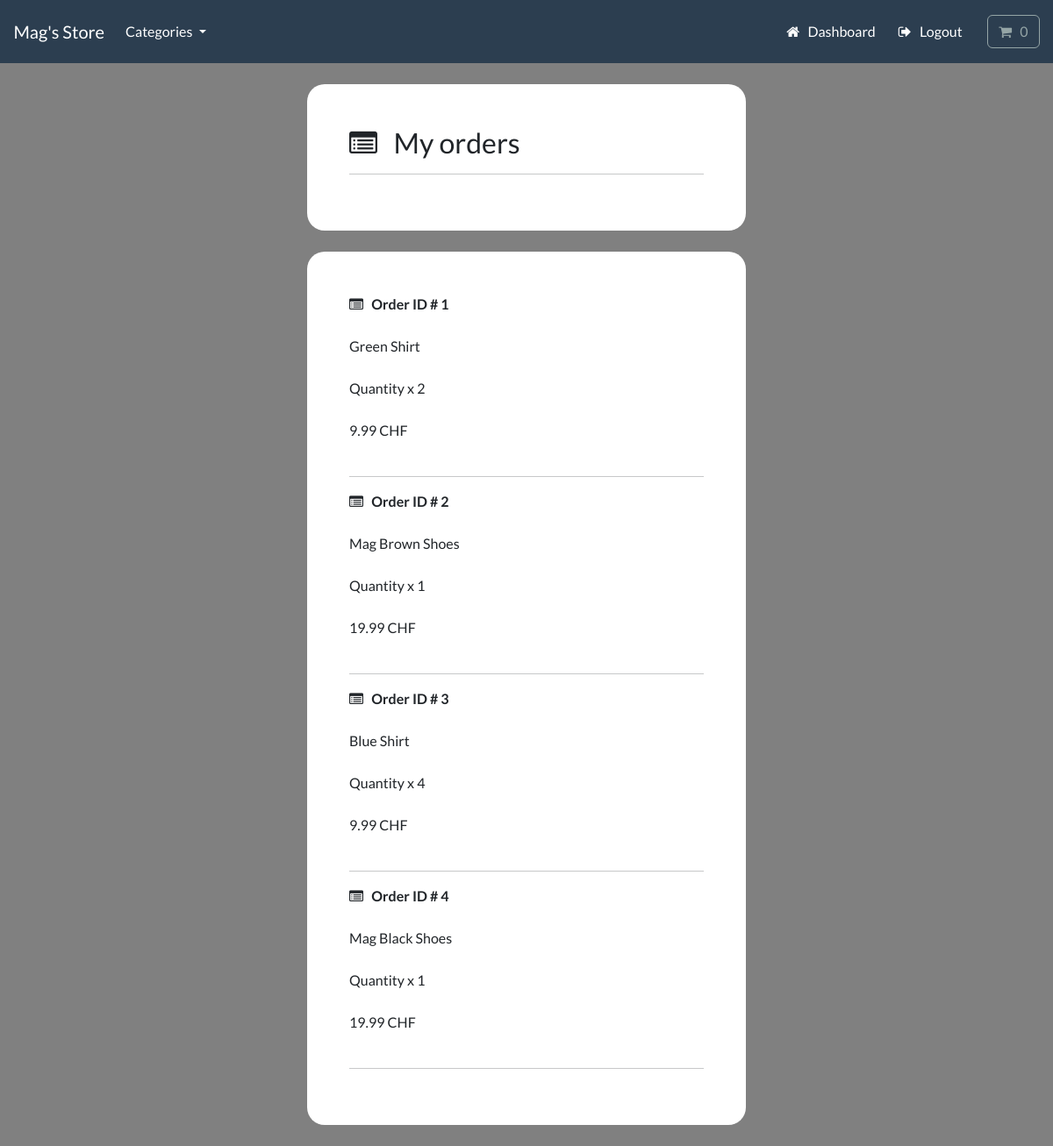
Page /account/track-orders (signed in) on the earlier database version.
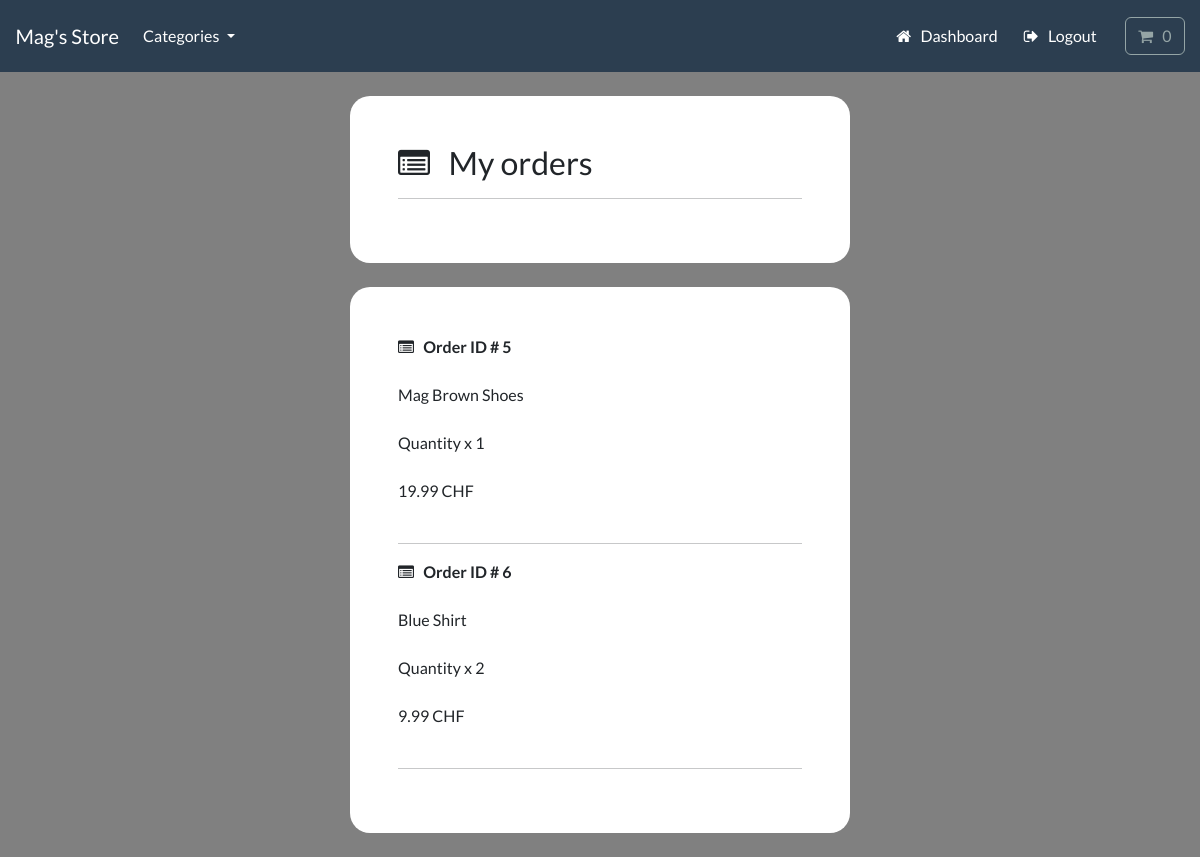
Same page on the later database version.
### payment/models.py (models this page shows, shortened)
class OrderItem(models.Model):
    order = models.ForeignKey(Order, on_delete=models.CASCADE, null=True)
    product = models.ForeignKey(Product, on_delete=models.CASCADE, null=True)
    quantity = models.PositiveBigIntegerField(default=1)
    price = models.DecimalField(max_digits=8, decimal_places=2)
    user = models.ForeignKey(User, on_delete=models.CASCADE, null=True, blank=True)

### store/models.py (models this page shows, shortened)
class Product(models.Model):
    category = models.ForeignKey(Category, related_name='product', on_delete=models.CASCADE, null=True)
    title = models.CharField(max_length=250)
    brand = models.CharField(max_length=250, default='un-branded')
    description = models.TextField(blank=True)
    slug = models.SlugField(max_length=250)
    price = models.DecimalField(max_digits=4, decimal_places=2)
    image = models.ImageField(upload_to='images/')
    class Meta:
        verbose_name_plural = 'products'
    def __str__(self):
        return self.title

### account/views.py (the view)
# urls.py: path('track-orders', views.track_orders, name='track-orders'),
@login_required(login_url='my-login')
def track_orders(request):
    try:
        orders = OrderItem.objects.filter(user=request.user)
        context = {'orders': orders}
        return render(request, 'account/track-orders.html', context=context)
    except:
        return render(request, 'account/track-orders.html', context=context)

### cart/cart.py (called while the page is built)
    def __len__(self):
        return sum(item['qty'] for item in self.cart.values())

### cart/context_processors.py (called while the page is built)
def cart(request):
    return {'cart': Cart(request)}

### store/models.py (called while the page is built)
    def get_absolute_url(self):
        return reverse('list-category', args=[self.slug])

### store/views.py (called while the page is built)
def categories(request):
    all_categories = Category.objects.all()
    return {'all_categories': all_categories}

### account/templates/account/track-orders.html (shortened to what this page needs)
{% include "store/base.html" %}
{% load static %}
{% load crispy_forms_tags %}
{% block content %}
<body>
    <br>
    <div class="container bg-white shadow-md p-5 form-layout">
        <h3> <i class="fa fa-list-alt" aria-hidden="true"></i> &nbsp; My orders </h3>
        <hr>
    </div>
    <br>
    <div class="container bg-white shadow-md p-5 form-layout">
        {% for order in orders %}
        <strong> <i class="fa fa-list-alt" aria-hidden="true"></i> &nbsp; Order ID # {{ order.id }} </strong>
        <br> <br>
        {{ order.product }}
        <br> <br>
        Quantity x {{ order.quantity }}
        <br> <br>
        {{ order.price }} CHF
        <br> <br>
        <hr>
        {% endfor %}
    </div>
    <br>
</body>
{% endblock %}

### store/templates/store/base.html (shortened to what this page needs)
{% load static %}
<!DOCTYPE html>
<html>
    <head>
        <link rel="stylesheet" href="https://bootswatch.com/5/flatly/bootstrap.min.css">
        <link rel="stylesheet" href="https://cdnjs.cloudflare.com/ajax/libs/font-awesome/4.7.0/css/font-awesome.min.css">
        <link rel="stylesheet" href="{% static 'css/styles.css' %}"
    </head>
    <nav class="navbar navbar-expand-lg bg-primary justify-content-center">
        <a class="navbar-brand main-heading text-white" href="{% url 'store' %}">
        &nbsp; &nbsp; Mag's Store
        </a>
        <div class="collapse navbar-collapse" id="navbarCollapse">
            <ul class="navbar-nav me-auto mb-2 mb-md-0">
                <li class="nav-item dropdown">
                    <a class="nav-link dropdown-toggle text-white" href="#" id="navbarDropdown" role="button"
                    data-bs-toggle="dropdown" aria-expanded="false">
                        Categories
                    </a>
                </li>
            </ul>
        </div>
        <div class="collapse navbar-collapse text-center" id="navbarNavDropdown">
            <ul class="navbar-nav ms-auto">
                {% if user.is_authenticated %}
                    <li class="nav-item">
                        <a class="btn btn-alert navbar-btn text-white" type="button"  href="{% url 'dashboard' %}"><i class="fa fa-home" aria-hidden="true"></i> &nbsp; Dashboard </a>
                    </li>
                {% else %}
                    <li class="nav-item">
                        <a class="btn btn-alert navbar-btn text-white" type="button"  href="{% url 'register' %}"><i class="fa fa-user-plus" aria-hidden="true"></i> &nbsp; Register </a>
                    </li>
                {% endif %}
                {% if user.is_authenticated %}
                    <li class="nav-item">
                        <a class="btn btn-alert navbar-btn text-white" type="button"  href="{% url 'user-logout' %}"><i class="fa fa-sign-out" aria-hidden="true"></i> &nbsp; Logout </a>
                    </li>
                {% else %}
                    <li class="nav-item">
                        <a class="btn btn-alert navbar-btn text-white" type="button"  href="{% url 'my-login' %}"><i class="fa fa-sign-in" aria-hidden="true"></i> &nbsp; Login </a>
                    </li>
                {% endif %}
                <li class="nav-item">
                    <a type="button" role="button" href="{% url 'cart-summary' %}" class="btn btn-outline-secondary">
                        <i class="fa fa-shopping-cart" aria-hidden="true"> </i>
                         <div id="cart-qty" class="d-inline-flex">
                            {% with qty_amount=cart|length %}
                            {% if qty_amount > 0 %}
                                {{ qty_amount }}
                            {% else %}
                                0
                            {% endif %}
                            {% endwith %}
                         </div>
                    </a>
                </li>
            </ul>
        </div>
    </nav>
    <body>
    </body>
</html>

### static/css/styles.css (style rules this page uses)
.form-layout { border-radius: 20px; width: 500px; }

### account/templates/account/track-orders.html (style rules this page uses)
body { background: gray; }

Differences in the rows shown:
removed OrderItem: id "1", product "Green Shirt", quantity "2", price "9.99"
removed OrderItem: id "2", product "Mag Brown Shoes", quantity "1", price "19.99"
removed OrderItem: id "3", product "Blue Shirt", quantity "4", price "9.99"
removed OrderItem: id "4", product "Mag Black Shoes", quantity "1", price "19.99"
added OrderItem: id "5", product "Mag Brown Shoes", quantity "1", price "19.99"
added OrderItem: id "6", product "Blue Shirt", quantity "2", price "9.99"
